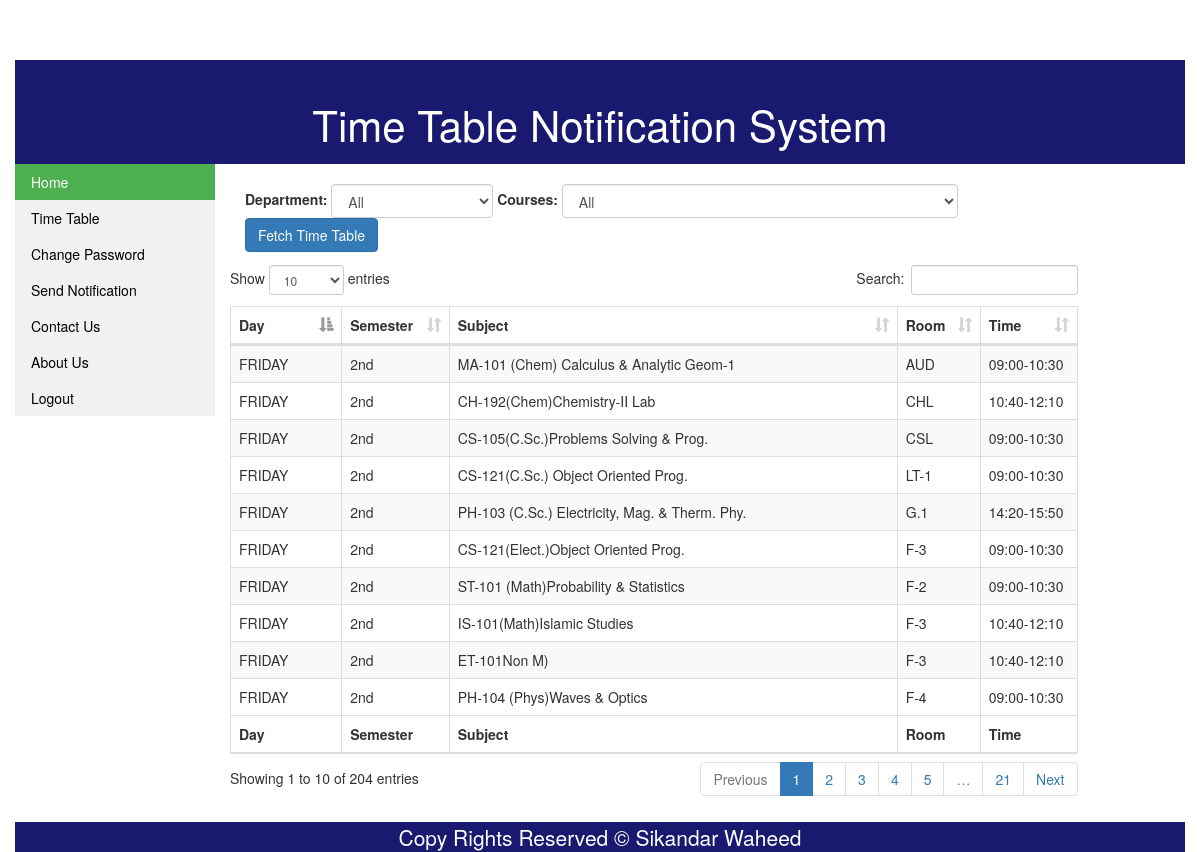
The app's page /timeTable.php (signed in) with its own data.
### tables this page shows
CREATE TABLE IF NOT EXISTS `timetable` (
  `id` int(10) unsigned NOT NULL AUTO_INCREMENT,
  `course` varchar(160) NOT NULL,
  `room` varchar(16) NOT NULL,
  `day` varchar(10) NOT NULL,
  `semester` varchar(3) NOT NULL,
  `time` varchar(12) NOT NULL,
  `cstring` varchar(160) NOT NULL,
  `notification` tinyint(3) unsigned NOT NULL DEFAULT '0' COMMENT '1: Send Notification, 0: No Notification',
  `status` tinyint(3) unsigned NOT NULL DEFAULT '1' COMMENT '1: Keep, 2: Delete',
  PRIMARY KEY (`id`)
);

### timeTable.php (the view, shortened to what this page needs)
<?php
include ('PhpScripts/connection.php');
?>
<!doctype html>
<html>
<head>
<link href="CSS/bootstrap.min.css" rel="stylesheet">
<link href="CSS/dataTables.bootstrap.min.css" rel="stylesheet">
<link href="CSS/homestyle.css" rel="stylesheet" type="text/css">
</head>
<body>
<div class="container col-md-12">
	<div class="header col-md-12">
    	<p id="webtitle">Time Table Notification System</p>
    </div>
    <div class="content">
	<ul class="menu col-md-3">
			 <li><a class="active" href="welcome.php">Home</a></li>
			 <li><a href="timeTable.php">Time Table</a></li>
			 <li><a href="changePassword.php">Change Password</a></li>
	<?php
	if($_SESSION['login_type']==3)
	{
    	echo '
			  <li><a href="userProfile.php">User Profile</a></li>
			  <li><a href="editProfile.php">Edit Profile</a></li>
			  <li><a href="Notifications.php">Notifications</a></li>
			';
	}
	else if ($_SESSION['login_type']==2)
	{
    	echo '
			  <li><a href="teacherNotification.php">Send Notification</a></li>
			';
	}
		?>
			<li><a href="contactUs.php">Contact Us</a></li>
			<li><a href="aboutUs.php">About Us</a></li>
			<li><a href="PhpScripts/logout.php">Logout</a></li>
		</ul>
	<div class="col-md-9">
	<br>
	<?php if($_SESSION['login_type']<3): ?>
		<form class="form-inline col-md-12" action="" method="post">
			<div class="form-group">
				<label for="dept">Department:</label>
				<select class="form-control" name="dept" id="dept">
				<?php
				$str="";
				$query = mysqli_query($conn,"SELECT * FROM department WHERE 1");
				$str .= '<option value="all">All</option>';
				while($row=mysqli_fetch_assoc($query))
				{
					$str .= '<option value="'.$row['short_name'].'">'.$row['Dept_Name'].'</option>';
				}
				echo $str;
				?>
				</select>
			</div>
			<div class="form-group">
				<label for="course">Courses:</label>
				<select class="form-control" name="course" id="course">
					<?php
						$str="";
						$query = mysqli_query($conn,"SELECT * FROM `courses` WHERE 1");
						$str .= '<option value="all">All</option>';
						while($row=mysqli_fetch_assoc($query))
						{
							$str .= '<option value="'.$row['Course_Code'].'">'.$row['Course_Title'].' ('. $row['Course_Code'] .')'.'</option>';
						}
						echo $str;
					?>
				</select>
			</div>
			<div class="form-group">
				  <button type="submit" class="btn btn-primary" value="Fetch Time Table" name="timetable">Fetch Time Table</button>
			</div>
		</form>
		<br><br><hr>
		<?php endif; ?>
		<table id="TimeTable" class="table table-striped table-bordered" cellspacing="0" width="100%">
			<thead>
				<tr>
					<th>Day</th>
					<th>Semester</th>
					<th>Subject</th>
					<th>Room</th>
					<th>Time</th>
				</tr>
			</thead>
			<tfoot>
				<tr>
					<th>Day</th>
					<th>Semester</th>
					<th>Subject</th>
					<th>Room</th>
					<th>Time</th>
				</tr>
			</tfoot>
			<tbody>
				<?php
					$TRs = "";
					if($_SESSION['login_type'] == 3){
						$query = mysqli_query($conn,"SELECT * FROM users WHERE User_Id = '".$_SESSION['user_id']."'");
						$user = mysqli_fetch_assoc($query);
						$sql = "SELECT s.Dept_Id, d.short_name FROM `semester` s JOIN `department` d ON d.Dept_Id = s.Dept_Id WHERE Semester_Id = ".$user['Semester_Id'];
						$query = mysqli_query($conn,$sql);
						$department = mysqli_fetch_assoc($query);
						$sql = "SELECT e.Course_Id, c.Course_Code FROM `enrolled_courses` e JOIN `courses` c ON e.Course_Id = c.Course_Id WHERE `User_Id`=".$user['User_Id'];
						$result = mysqli_query($conn,$sql);;
						while($row = mysqli_fetch_assoc($result)){
							$sql = "SELECT * FROM timetable WHERE `course` LIKE '%".$row['Course_Code']."%' AND `course` LIKE '%(".$department['short_name']."%'";
							$result2 = mysqli_query($conn,$sql);
							while($row2 = mysqli_fetch_assoc($result2)){
								$TRs .= "<tr>";
								$TRs .= "<td>".$row2['day']."</td>";
								$TRs .= "<td>".$row2['semester']."</td>";
								$TRs .= "<td>".$row2['course']."</td>";
								$TRs .= "<td>".$row2['room']."</td>";
								$TRs .= "<td>".$row2['time']."</td>";
								$TRs .= "</tr>";
							}
						}
					} elseif($_SESSION['login_type'] == 2 || $_SESSION['login_type'] == 1) {
						$sql = "SELECT * FROM timetable WHERE ";
						if(isset($_POST['timetable'])){
							$_POST['dept'] = mysqli_real_escape_string($conn,$_POST['dept']);
							$_POST['course'] = mysqli_real_escape_string($conn,$_POST['course']);
							$and = '';
							if(!empty($_POST['course']) && $_POST['course'] != 'all'){
								$sql .= "`course` LIKE '%".$_POST['course']."%'";
								$and = 'AND ';
							}
							if(!empty($_POST['dept']) && $_POST['dept'] != 'all'){
								$sql .= $and."`course` LIKE '%(".$_POST['dept']."%'";
							}
							if($_POST['dept'] == 'all' && $_POST['course'] == 'all'){
								$sql .= "1";
							}
						} else {
							$sql .= "1";
						}
						$result = mysqli_query($conn,$sql);
						while($row = mysqli_fetch_assoc($result)){
							$TRs .= "<tr>";
							$TRs .= "<td>".$row['day']."</td>";
							$TRs .= "<td>".$row['semester']."</td>";
							$TRs .= "<td>".$row['course']."</td>";
							$TRs .= "<td>".$row['room']."</td>";
							$TRs .= "<td>".$row['time']."</td>";
							$TRs .= "</tr>";
						}
					}
					echo $TRs;
				?>
			</tbody>
		</table>
		<br>
	</div>
    </div>
    <div class="footer col-md-12">
   	 <p id="foot">Copy Rights Reserved &copy; Sikandar Waheed</p>
    </div>
</div>
</body>
</html>

### CSS/homestyle.css (style rules this page uses)
.container { background-color: white; margin-top:5%; }
.header { background-color:#191970; }
.footer { background-color:#191970; }
#webtitle { color: white; text-align: center; font-size: 300%; padding-top: 3%; }
#foot { color:white; text-align:center; font-size:150%; margin-bottom:0px; }
ul.menu { list-style-type: none; margin: 0; padding: 0; width: 200px; background-color: #f1f1f1; }
li a { display: block; color: #000; padding: 8px 16px; text-decoration: none; }
li a.active { background-color: #4CAF50; color: white; }

### records on screen
timetable: day "FRIDAY", semester "2nd", course "MA-101 (Chem) Calculus & Analytic Geom-1", room "AUD", time "09:00-10:30"
timetable: day "FRIDAY", semester "2nd", course "CH-192(Chem)Chemistry-II Lab", room "CHL", time "10:40-12:10"
timetable: day "FRIDAY", semester "2nd", course "CS-105(C.Sc.)Problems Solving & Prog.", room "CSL", time "09:00-10:30"
timetable: day "FRIDAY", semester "2nd", course "CS-121(C.Sc.) Object Oriented Prog.", room "LT-1", time "09:00-10:30"
timetable: day "FRIDAY", semester "2nd", course "PH-103 (C.Sc.) Electricity, Mag. & Therm. Phy.", room "G.1", time "14:20-15:50"
timetable: day "FRIDAY", semester "2nd", course "CS-121(Elect.)Object Oriented Prog.", room "F-3", time "09:00-10:30"
timetable: day "FRIDAY", semester "2nd", course "ST-101 (Math)Probability & Statistics", room "F-2", time "09:00-10:30"
timetable: day "FRIDAY", semester "2nd", course "IS-101(Math)Islamic Studies", room "F-3", time "10:40-12:10"
timetable: day "FRIDAY", semester "2nd", course "ET-101Non M)", room "F-3", time "10:40-12:10"
timetable: day "FRIDAY", semester "2nd", course "PH-104 (Phys)Waves & Optics", room "F-4", time "09:00-10:30"
